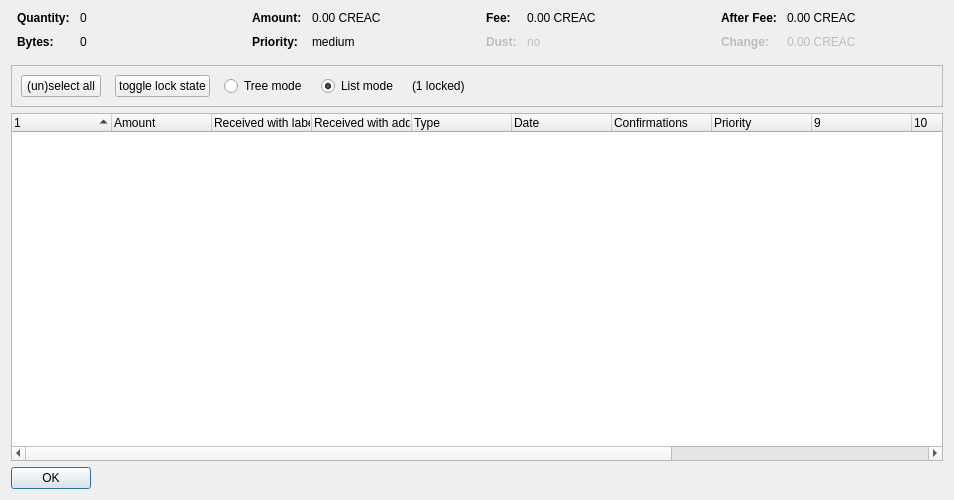
<?xml version="1.0" encoding="UTF-8"?>
<ui version="4.0">
 <class>CoinControlDialog</class>
 <widget class="QDialog" name="CoinControlDialog">
  <property name="geometry">
   <rect>
    <x>0</x>
    <y>0</y>
    <width>954</width>
    <height>500</height>
   </rect>
  </property>
  <property name="windowTitle">
   <string>Coin Selection</string>
  </property>
  <layout class="QVBoxLayout" name="verticalLayout">
   <item>
    <layout class="QHBoxLayout" name="horizontalLayoutTop" stretch="0,0,0,0">
     <property name="topMargin">
      <number>0</number>
     </property>
     <property name="bottomMargin">
      <number>10</number>
     </property>
     <item>
      <layout class="QFormLayout" name="formLayoutCoinControl1">
       <property name="horizontalSpacing">
        <number>10</number>
       </property>
       <property name="verticalSpacing">
        <number>10</number>
       </property>
       <property name="leftMargin">
        <number>6</number>
       </property>
       <property name="rightMargin">
        <number>6</number>
       </property>
       <item row="0" column="0">
        <widget class="QLabel" name="labelCoinControlQuantityText">
         <property name="font">
          <font>
           <weight>75</weight>
           <bold>true</bold>
          </font>
         </property>
         <property name="text">
          <string>Quantity:</string>
         </property>
        </widget>
       </item>
       <item row="0" column="1">
        <widget class="QLabel" name="labelCoinControlQuantity">
         <property name="cursor">
          <cursorShape>IBeamCursor</cursorShape>
         </property>
         <property name="contextMenuPolicy">
          <enum>Qt::ActionsContextMenu</enum>
         </property>
         <property name="text">
          <string notr="true">0</string>
         </property>
         <property name="textInteractionFlags">
          <set>Qt::LinksAccessibleByMouse|Qt::TextSelectableByKeyboard|Qt::TextSelectableByMouse</set>
         </property>
        </widget>
       </item>
       <item row="1" column="0">
        <widget class="QLabel" name="labelCoinControlBytesText">
         <property name="font">
          <font>
           <weight>75</weight>
           <bold>true</bold>
          </font>
         </property>
         <property name="text">
          <string>Bytes:</string>
         </property>
        </widget>
       </item>
       <item row="1" column="1">
        <widget class="QLabel" name="labelCoinControlBytes">
         <property name="cursor">
          <cursorShape>IBeamCursor</cursorShape>
         </property>
         <property name="contextMenuPolicy">
          <enum>Qt::ActionsContextMenu</enum>
         </property>
         <property name="text">
          <string notr="true">0</string>
         </property>
         <property name="textInteractionFlags">
          <set>Qt::LinksAccessibleByMouse|Qt::TextSelectableByKeyboard|Qt::TextSelectableByMouse</set>
         </property>
        </widget>
       </item>
      </layout>
     </item>
     <item>
      <layout class="QFormLayout" name="formLayoutCoinControl2">
       <property name="horizontalSpacing">
        <number>10</number>
       </property>
       <property name="verticalSpacing">
        <number>10</number>
       </property>
       <property name="leftMargin">
        <number>6</number>
       </property>
       <property name="rightMargin">
        <number>6</number>
       </property>
       <item row="0" column="0">
        <widget class="QLabel" name="labelCoinControlAmountText">
         <property name="font">
          <font>
           <weight>75</weight>
           <bold>true</bold>
          </font>
         </property>
         <property name="text">
          <string>Amount:</string>
         </property>
        </widget>
       </item>
       <item row="0" column="1">
        <widget class="QLabel" name="labelCoinControlAmount">
         <property name="cursor">
          <cursorShape>IBeamCursor</cursorShape>
         </property>
         <property name="contextMenuPolicy">
          <enum>Qt::ActionsContextMenu</enum>
         </property>
         <property name="text">
          <string notr="true">0.00 CREAC</string>
         </property>
         <property name="textInteractionFlags">
          <set>Qt::LinksAccessibleByMouse|Qt::TextSelectableByKeyboard|Qt::TextSelectableByMouse</set>
         </property>
        </widget>
       </item>
       <item row="1" column="0">
        <widget class="QLabel" name="labelCoinControlPriorityText">
         <property name="font">
          <font>
           <weight>75</weight>
           <bold>true</bold>
          </font>
         </property>
         <property name="text">
          <string>Priority:</string>
         </property>
        </widget>
       </item>
       <item row="1" column="1">
        <widget class="QLabel" name="labelCoinControlPriority">
         <property name="cursor">
          <cursorShape>IBeamCursor</cursorShape>
         </property>
         <property name="contextMenuPolicy">
          <enum>Qt::ActionsContextMenu</enum>
         </property>
         <property name="text">
          <string>medium</string>
         </property>
         <property name="textInteractionFlags">
          <set>Qt::LinksAccessibleByMouse|Qt::TextSelectableByKeyboard|Qt::TextSelectableByMouse</set>
         </property>
        </widget>
       </item>
      </layout>
     </item>
     <item>
      <layout class="QFormLayout" name="formLayoutCoinControl3">
       <property name="horizontalSpacing">
        <number>10</number>
       </property>
       <property name="verticalSpacing">
        <number>10</number>
       </property>
       <property name="leftMargin">
        <number>6</number>
       </property>
       <property name="rightMargin">
        <number>6</number>
       </property>
       <item row="0" column="0">
        <widget class="QLabel" name="labelCoinControlFeeText">
         <property name="font">
          <font>
           <weight>75</weight>
           <bold>true</bold>
          </font>
         </property>
         <property name="text">
          <string>Fee:</string>
         </property>
        </widget>
       </item>
       <item row="0" column="1">
        <widget class="QLabel" name="labelCoinControlFee">
         <property name="cursor">
          <cursorShape>IBeamCursor</cursorShape>
         </property>
         <property name="contextMenuPolicy">
          <enum>Qt::ActionsContextMenu</enum>
         </property>
         <property name="text">
          <string notr="true">0.00 CREAC</string>
         </property>
         <property name="textInteractionFlags">
          <set>Qt::LinksAccessibleByMouse|Qt::TextSelectableByKeyboard|Qt::TextSelectableByMouse</set>
         </property>
        </widget>
       </item>
       <item row="1" column="0">
        <widget class="QLabel" name="labelCoinControlLowOutputText">
         <property name="enabled">
          <bool>false</bool>
         </property>
         <property name="font">
          <font>
           <weight>75</weight>
           <bold>true</bold>
          </font>
         </property>
         <property name="text">
          <string>Dust:</string>
         </property>
        </widget>
       </item>
       <item row="1" column="1">
        <widget class="QLabel" name="labelCoinControlLowOutput">
         <property name="enabled">
          <bool>false</bool>
         </property>
         <property name="cursor">
          <cursorShape>IBeamCursor</cursorShape>
         </property>
         <property name="contextMenuPolicy">
          <enum>Qt::ActionsContextMenu</enum>
         </property>
         <property name="text">
          <string>no</string>
         </property>
         <property name="textInteractionFlags">
          <set>Qt::LinksAccessibleByMouse|Qt::TextSelectableByKeyboard|Qt::TextSelectableByMouse</set>
         </property>
        </widget>
       </item>
      </layout>
     </item>
     <item>
      <layout class="QFormLayout" name="formLayoutCoinControl4">
       <property name="horizontalSpacing">
        <number>10</number>
       </property>
       <property name="verticalSpacing">
        <number>10</number>
       </property>
       <property name="leftMargin">
        <number>6</number>
       </property>
       <property name="rightMargin">
        <number>6</number>
       </property>
       <item row="0" column="0">
        <widget class="QLabel" name="labelCoinControlAfterFeeText">
         <property name="font">
          <font>
           <weight>75</weight>
           <bold>true</bold>
          </font>
         </property>
         <property name="text">
          <string>After Fee:</string>
         </property>
        </widget>
       </item>
       <item row="0" column="1">
        <widget class="QLabel" name="labelCoinControlAfterFee">
         <property name="cursor">
          <cursorShape>IBeamCursor</cursorShape>
         </property>
         <property name="contextMenuPolicy">
          <enum>Qt::ActionsContextMenu</enum>
         </property>
         <property name="text">
          <string notr="true">0.00 CREAC</string>
         </property>
         <property name="textInteractionFlags">
          <set>Qt::LinksAccessibleByMouse|Qt::TextSelectableByKeyboard|Qt::TextSelectableByMouse</set>
         </property>
        </widget>
       </item>
       <item row="1" column="0">
        <widget class="QLabel" name="labelCoinControlChangeText">
         <property name="enabled">
          <bool>false</bool>
         </property>
         <property name="font">
          <font>
           <weight>75</weight>
           <bold>true</bold>
          </font>
         </property>
         <property name="text">
          <string>Change:</string>
         </property>
        </widget>
       </item>
       <item row="1" column="1">
        <widget class="QLabel" name="labelCoinControlChange">
         <property name="enabled">
          <bool>false</bool>
         </property>
         <property name="cursor">
          <cursorShape>IBeamCursor</cursorShape>
         </property>
         <property name="contextMenuPolicy">
          <enum>Qt::ActionsContextMenu</enum>
         </property>
         <property name="text">
          <string notr="true">0.00 CREAC</string>
         </property>
         <property name="textInteractionFlags">
          <set>Qt::LinksAccessibleByMouse|Qt::TextSelectableByKeyboard|Qt::TextSelectableByMouse</set>
         </property>
        </widget>
       </item>
      </layout>
     </item>
    </layout>
   </item>
   <item>
    <widget class="QFrame" name="frame">
     <property name="minimumSize">
      <size>
       <width>0</width>
       <height>40</height>
      </size>
     </property>
     <property name="frameShape">
      <enum>QFrame::StyledPanel</enum>
     </property>
     <property name="frameShadow">
      <enum>QFrame::Sunken</enum>
     </property>
     <layout class="QHBoxLayout" name="horizontalLayout">
      <item>
       <layout class="QHBoxLayout" name="horizontalLayoutPanel" stretch="0,0,0,0,0,0">
        <property name="spacing">
         <number>14</number>
        </property>
        <item>
         <widget class="QPushButton" name="pushButtonSelectAll">
          <property name="sizePolicy">
           <sizepolicy hsizetype="Maximum" vsizetype="Fixed">
            <horstretch>0</horstretch>
            <verstretch>0</verstretch>
           </sizepolicy>
          </property>
          <property name="text">
           <string>(un)select all</string>
          </property>
          <property name="autoDefault">
           <bool>false</bool>
          </property>
         </widget>
        </item>
        <item>
         <widget class="QPushButton" name="pushButtonToggleLock">
          <property name="sizePolicy">
           <sizepolicy hsizetype="Maximum" vsizetype="Fixed">
            <horstretch>0</horstretch>
            <verstretch>0</verstretch>
           </sizepolicy>
          </property>
          <property name="text">
           <string>toggle lock state</string>
          </property>
          <property name="autoDefault">
           <bool>false</bool>
          </property>
         </widget>
        </item>
        <item>
         <widget class="QRadioButton" name="radioTreeMode">
          <property name="sizePolicy">
           <sizepolicy hsizetype="Maximum" vsizetype="Fixed">
            <horstretch>0</horstretch>
            <verstretch>0</verstretch>
           </sizepolicy>
          </property>
          <property name="text">
           <string>Tree mode</string>
          </property>
         </widget>
        </item>
        <item>
         <widget class="QRadioButton" name="radioListMode">
          <property name="sizePolicy">
           <sizepolicy hsizetype="Maximum" vsizetype="Fixed">
            <horstretch>0</horstretch>
            <verstretch>0</verstretch>
           </sizepolicy>
          </property>
          <property name="text">
           <string>List mode</string>
          </property>
          <property name="checked">
           <bool>true</bool>
          </property>
         </widget>
        </item>
        <item>
         <widget class="QLabel" name="labelLocked">
          <property name="text">
           <string>(1 locked)</string>
          </property>
         </widget>
        </item>
        <item>
         <spacer name="horizontalSpacer">
          <property name="orientation">
           <enum>Qt::Horizontal</enum>
          </property>
          <property name="sizeHint" stdset="0">
           <size>
            <width>40</width>
            <height>20</height>
           </size>
          </property>
         </spacer>
        </item>
       </layout>
      </item>
     </layout>
    </widget>
   </item>
   <item>
    <widget class="CoinControlTreeWidget" name="treeWidget">
     <property name="contextMenuPolicy">
      <enum>Qt::CustomContextMenu</enum>
     </property>
     <property name="sortingEnabled">
      <bool>false</bool>
     </property>
     <property name="columnCount">
      <number>13</number>
     </property>
     <attribute name="headerShowSortIndicator" stdset="0">
      <bool>true</bool>
     </attribute>
     <attribute name="headerStretchLastSection">
      <bool>false</bool>
     </attribute>
     <column>
      <property name="text">
       <string/>
      </property>
     </column>
     <column>
      <property name="text">
       <string>Amount</string>
      </property>
     </column>
     <column>
      <property name="text">
       <string>Received with label</string>
      </property>
     </column>
     <column>
      <property name="text">
       <string>Received with address</string>
      </property>
     </column>
     <column>
      <property name="text">
	<string>Type</string>
      </property>
     </column>
     <column>
      <property name="text">
       <string>Date</string>
      </property>
     </column>
     <column>
      <property name="text">
       <string>Confirmations</string>
      </property>
      <property name="toolTip">
       <string>Confirmed</string>
      </property>
     </column>
     <column>
      <property name="text">
       <string>Priority</string>
      </property>
     </column>
     <column>
      <property name="text">
       <string/>
      </property>
     </column>
     <column>
      <property name="text">
       <string/>
      </property>
     </column>
     <column>
      <property name="text">
       <string/>
      </property>
     </column>
     <column>
      <property name="text">
       <string/>
      </property>
     </column>
     <column>
      <property name="text">
       <string/>
      </property>
     </column>
    </widget>
   </item>
   <item>
    <widget class="QDialogButtonBox" name="buttonBox">
     <property name="sizePolicy">
      <sizepolicy hsizetype="Maximum" vsizetype="Fixed">
       <horstretch>0</horstretch>
       <verstretch>0</verstretch>
      </sizepolicy>
     </property>
     <property name="orientation">
      <enum>Qt::Horizontal</enum>
     </property>
     <property name="standardButtons">
      <set>QDialogButtonBox::Ok</set>
     </property>
    </widget>
   </item>
  </layout>
 </widget>
 <customwidgets>
  <customwidget>
   <class>CoinControlTreeWidget</class>
   <extends>QTreeWidget</extends>
   <header>coincontroltreewidget.h</header>
  </customwidget>
 </customwidgets>
 <resources/>
 <connections/>
</ui>
